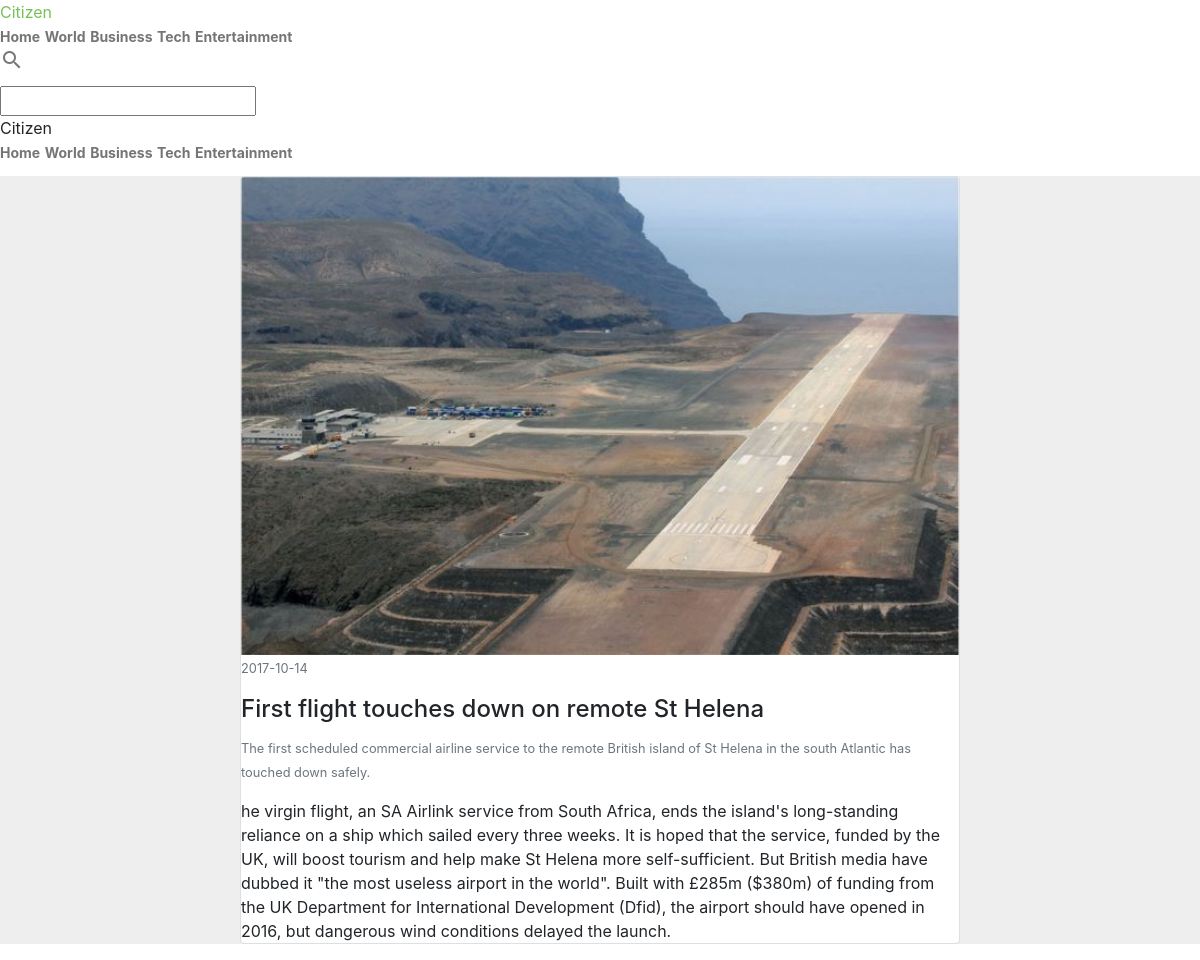
/citizennewsdetails.php?nid=1, run on the app's committed database.
### tables this page shows
CREATE TABLE `news` (
  `nid` int(255) unsigned NOT NULL AUTO_INCREMENT,
  `uid` int(255) NOT NULL,
  `category` varchar(50) NOT NULL,
  `headline` varchar(255) NOT NULL,
  `sdescription` varchar(255) NOT NULL,
  `ldescription` mediumtext NOT NULL,
  `path` varchar(2555) NOT NULL,
  `verified` int(1) NOT NULL,
  `udate` date NOT NULL,
  PRIMARY KEY (`nid`)
);

### src/my_file_check.php (called while the page is built, shortened)
<?php
		function detailnews($newsid){
			$query = "select headline,sdescription,ldescription,path,udate from news where nid = ".$newsid;
			$final = mysqli_query($GLOBALS['dbconnect'],$query);
			if(!$final){
				echo "unable to connect".mysqli_error($GLOBALS['dbconnect']);
			}else{
				return $final;
			}
		}
?>

### citizennewsdetails.php (the view, shortened to what this page needs)
<!doctype html>
<html lang="en">
  <head>
    <link rel="stylesheet" href="https://code.getmdl.io/1.3.0/material.min.css">
    <link rel="stylesheet" href="http://myjslib.qiniudn.com/fonts/roboto/roboto.css">
      <link rel="stylesheet" href="https://maxcdn.bootstrapcdn.com/bootstrap/4.0.0-alpha.6/css/bootstrap.min.css">
  </head>
  <body>
  <div class="mdl-layout mdl-js-layout mdl-layout--fixed-header">
  <header class="mdl-layout__header" style="background-color: #FFFFFF;">
    <div class="mdl-layout__header-row">
      <span class="mdl-layout-title" style="color: #77C159;">Citizen</span>
      <nav class="mdl-navigation mdl-layout--large-screen-only">
	  <a class="mdl-navigation__link" href="index.php">Home</a>
        <a class="mdl-navigation__link" href="categorynews.php?type=world">World</a>
        <a class="mdl-navigation__link" href="categorynews.php?type=business">Business</a>
        <a class="mdl-navigation__link" href="categorynews.php?type=tech">Tech</a>
        <a class="mdl-navigation__link" href="categorynews.php?type=entertainment">Entertainment</a>
      </nav>
      <div class="mdl-textfield mdl-js-textfield mdl-textfield--expandable
                  mdl-textfield--floating-label mdl-textfield--align-right">
        <label class="mdl-button mdl-js-button mdl-button--icon"
               for="waterfall-exp">
          <i class="material-icons">search</i>
        </label>
        <div class="mdl-textfield__expandable-holder">
          <input class="mdl-textfield__input" type="text" name="sample"
                 id="waterfall-exp" style="color: black;">
        </div>
      </div>
    </div>
  </header>
  <div class="mdl-layout__drawer">
    <span class="mdl-layout-title">Citizen</span>
    <nav class="mdl-navigation">
		<a class="mdl-navigation__link" href="index.php">Home</a>
      <a class="mdl-navigation__link" href="categorynews.php?type=world">World</a>
      <a class="mdl-navigation__link" href="categorynews.php?type=business">Business</a>
      <a class="mdl-navigation__link" href="categorynews.php?type=tech">Tech</a>
      <a class="mdl-navigation__link" href="categorynews.php?type=entertainment">Entertainment</a>
    </nav>
  </div>
  <main class="mdl-layout__content" style="background-color:#EEEEEE;">
    <div class="page-content" >
	<?php
		require_once 'src/my_file_check.php';
		if(isset($_GET["nid"])){
			$id= $_GET["nid"];
			$last = detailnews($id);
			while($row=mysqli_fetch_array($last,MYSQLI_ASSOC)){
				if($row["path"]!=null){
					echo "<div class='card mb-3' style='margin:1% 20% 0% 20%;'>";
						echo "<img class='card-img-top' src='".$row["path"]."' alt='image'>";
							echo "<div class='card-block'>";
								echo "<p class='card-text'><small class='text-muted'>".$row["udate"]."</small></p>";
								echo "<h4 class='card-title'>".$row["headline"]."</h4>";
								echo "<p class='card-text'><small class='text-muted'>".$row["sdescription"]."</small></p>";
								echo "<p class='card-text'>".$row["ldescription"]."</p>";
							echo "</div>";
					echo "</div>";
				}
			}
		}
	?>
	</div>
  </main>
  </div>
  </body>
</html>

### citizennewsdetails.php (style rules this page uses)
.mdl-navigation .mdl-navigation__link { color: #757575; font-weight: 700; font-size: 14px; }
.material-icons { color: #767777; }

### data on the page
news: path (picture), udate "2017-10-14", headline "First flight touches down on remote St Helena", sdescription "The first scheduled commercial airline service to the remote British island of St Helena in the south Atlantic has touched down safely.", ldescription "he virgin flight, an SA Airlink service from South Africa, ends the island's long-standing reliance on a ship which sailed every three weeks. It is hoped that the service, funded by the UK, will boost tourism and help make St Helena more self-sufficient. But British media have dubbed it \"the most useless airport in the world\". Built with £285m ($380m) of funding from the UK Department for International Development (Dfid), the airport should have opened in 2016, but dangerous wind conditions delayed the launch."
